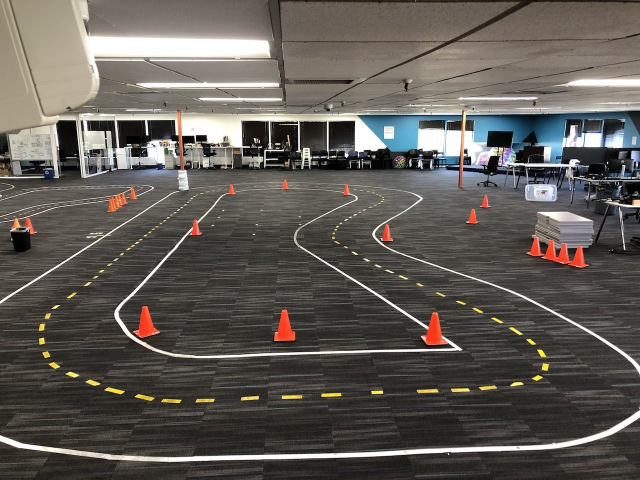
#> input picture Software/tb/track_above.jpg, 1280 x 960 px (shown at 1/2 size)
$ python sandbox.py   (older library calls are emulated)
#> lines starting #> are read from the running program, lines starting #| are printed output that depends on the picture; after the words box and inside, x2 and y2 are one past the last pixel; in counts of white or black regions, pixels touching at a corner belong together
# Preception Testbed
import sys
import cv2
import numpy as np
import matplotlib.mlab as mlab
import matplotlib.pyplot as plt

np.set_printoptions(threshold=sys.maxsize)

img_height = 720
img_width = 1280

window_left = 0
window_right = 1280
window_top = 300
window_bottom = 600

img = cv2.imread('track_above.jpg')
#> img is the input picture: shape (960, 1280, 3); mean B, G, R 86.1, 91.5, 96

# Convert BGR to HSV
hsv = cv2.cvtColor(img, cv2.COLOR_BGR2HSV)
#> hsv: shape (960, 1280, 3); mean H, S, V 28.7, 38.9, 98.2
img = cv2.medianBlur(img,5)

# define range of blue color in HSV
lower_yellow = np.array([20,80,80])
upper_yellow = np.array([46,255,255])

# Threshold the HSV image to get only blue colors
mask = cv2.inRange(hsv, lower_yellow, upper_yellow)
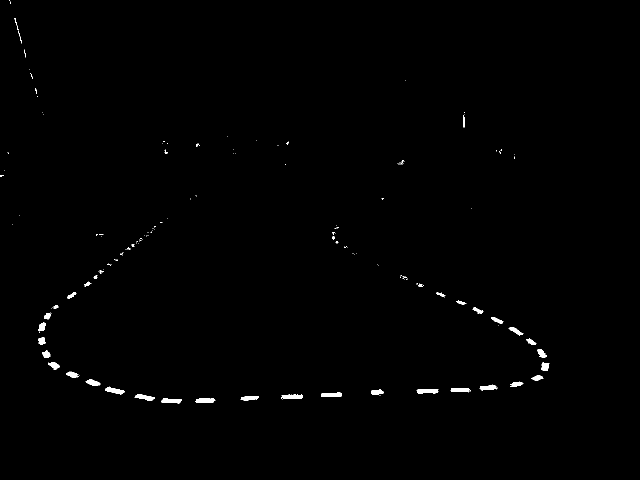
#> mask: shape (960, 1280) (shown at 1/2 size); 0.56% white; 168 white regions (126 under 20 px), largest, box (x1, y1, x2, y2) and area: (562, 789, 605, 799) 343, (833, 778, 877, 787) 328, (210, 773, 250, 789) 316

window_histo = np.zeros(window_right - window_left)

for col in range(window_left, window_right):
    for row in range(window_top, window_bottom):
        window_histo[col] += mask[row,col]
#> after the loop, window_histo = 1280 values, max 2550 at index 666, min 0 at index 8, mean 143

mean = np.int(np.average(np.arange(window_histo.size), weights=window_histo))
#> mean = 451
print(mean)
#| 451

 # Bitwise-AND mask and original image
res = cv2.bitwise_and(img,img, mask= mask)
cv2.line(res,(mean,window_top),(mean,window_bottom),(0,0,255),5)
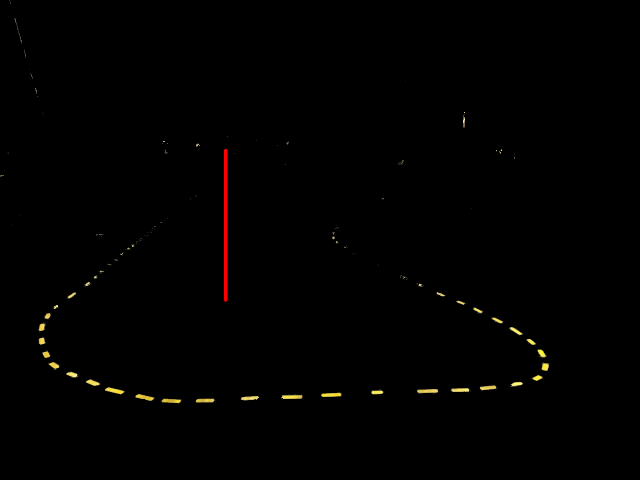
#> res: shape (960, 1280, 3) (shown at 1/2 size); mean B, G, R 0.5, 1, 1.5

#cv2.imshow('frame',img)
#cv2.imshow('mask',mask)
cv2.imshow('res',res)
cv2.waitKey()
cv2.destroyAllWindows()

$ run again, with Software/tb/test_road_image.jpg copied over Software/tb/track_above.jpg
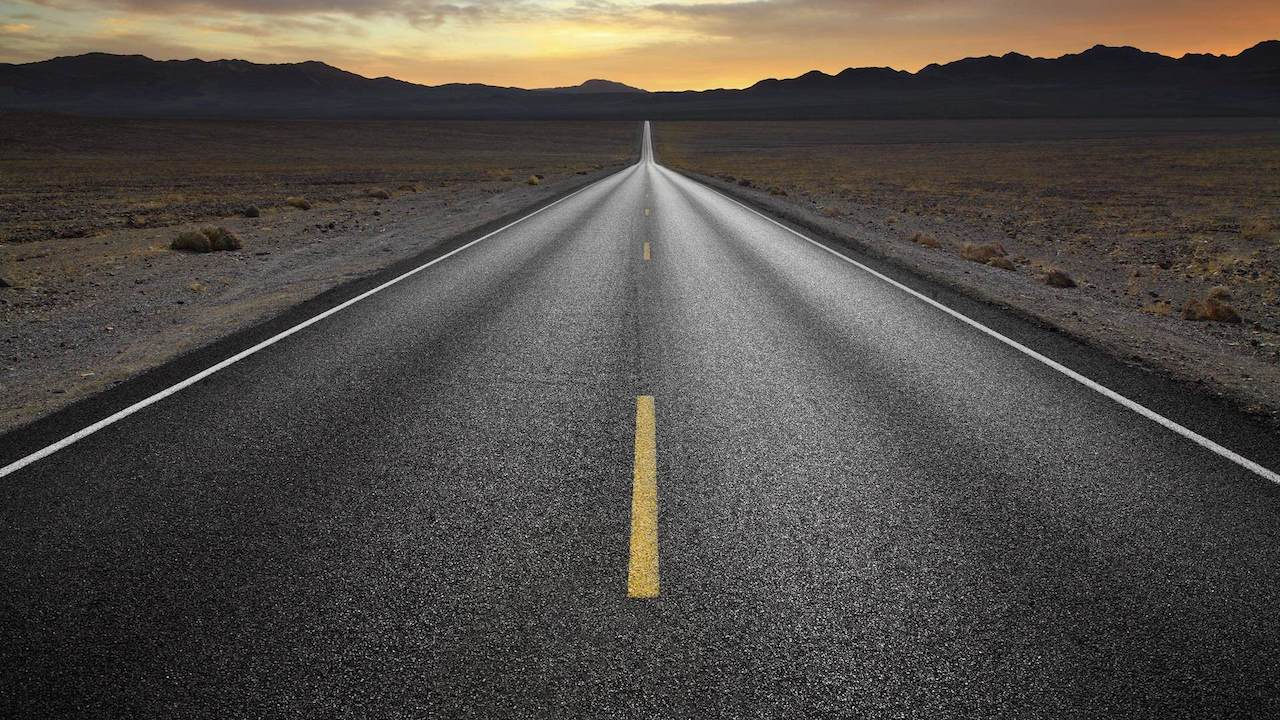
#> input picture Software/tb/test_road_image.jpg, 1280 x 720 px
#> img is the input picture: shape (720, 1280, 3); mean B, G, R 70.9, 76, 81.1
#> hsv: shape (720, 1280, 3); mean H, S, V 39.5, 27.8, 81.5
#> `mask = cv2.inRange(hsv, lower_yellow, upper_yellow)`:
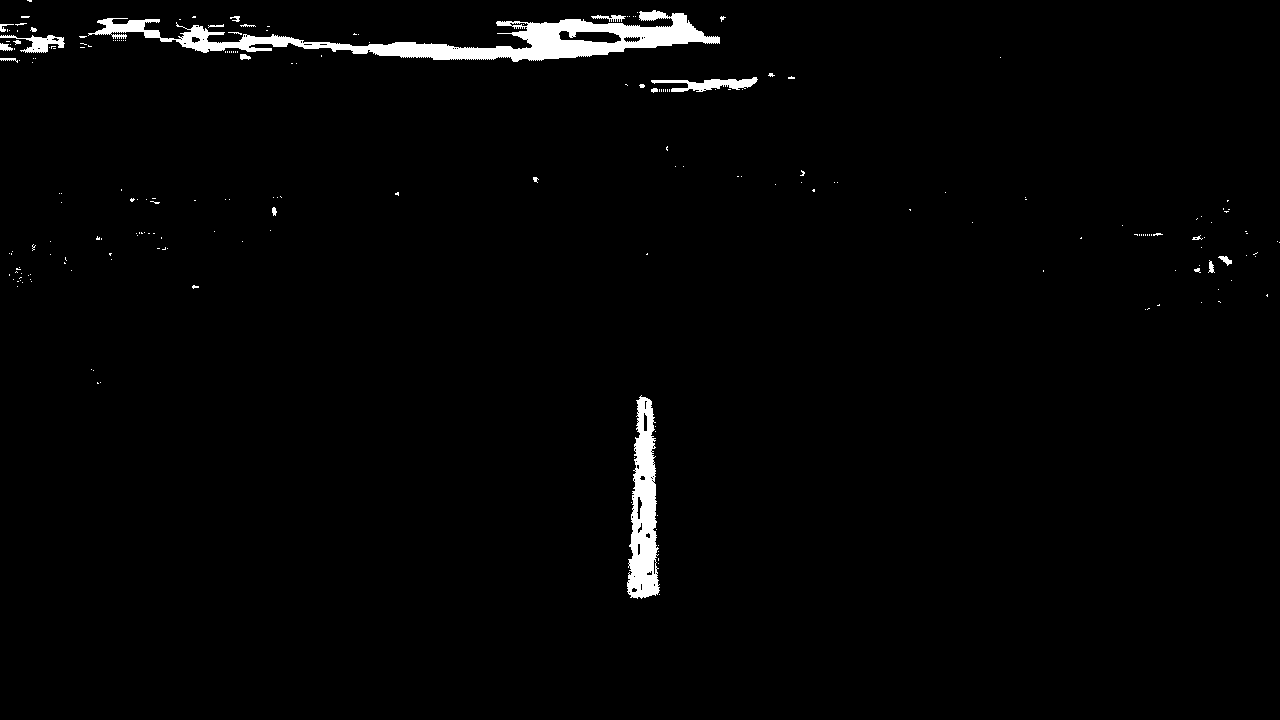
#> mask: shape (720, 1280); 1.8% white; 216 white regions (195 under 20 px), largest, box (x1, y1, x2, y2) and area: (88, 10, 720, 62) 9856, (627, 395, 660, 599) 4150, (651, 77, 758, 92) 750
#> after the loop `for col in range(window_left, window_right):`: window_histo = 1280 values, max 50235 at index 642, min 0 at index 0, mean 832.9
#> mean = 644
#| 644
#> `cv2.line(res,(mean,window_top),(mean,window_bottom),(0,0,255),5)`:
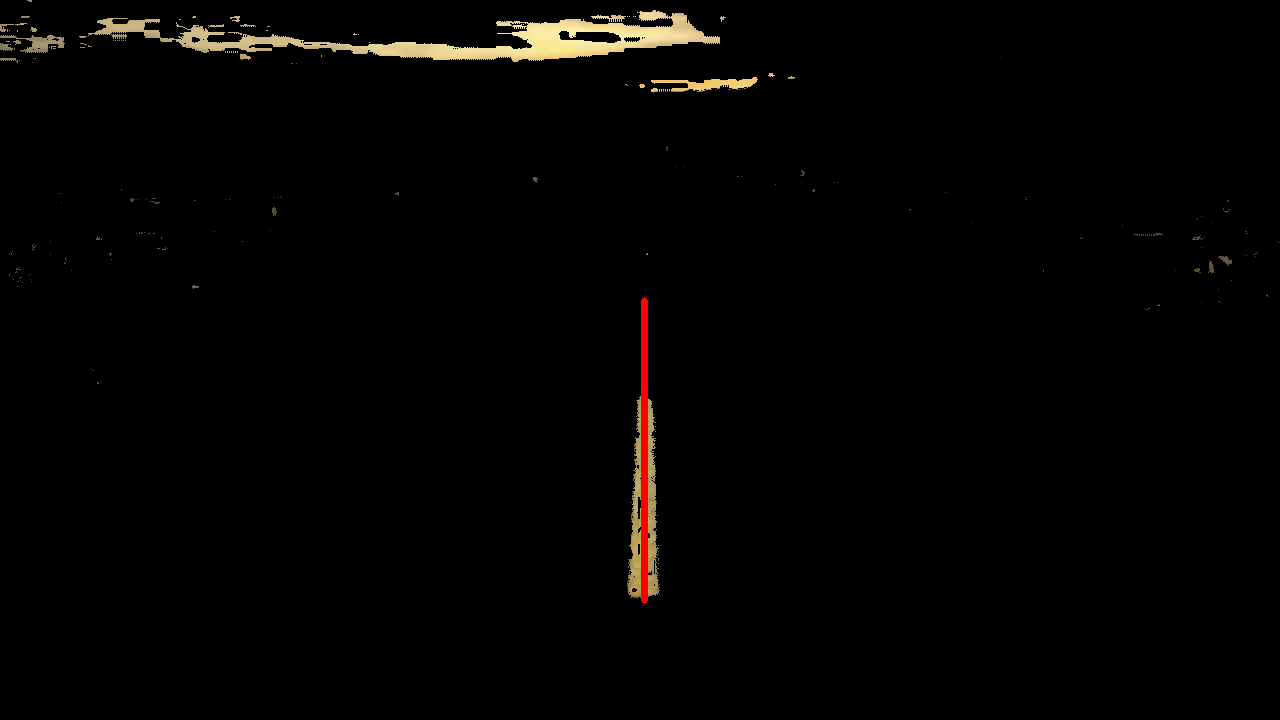
#> res: shape (720, 1280, 3); mean B, G, R 2.1, 3.1, 4
